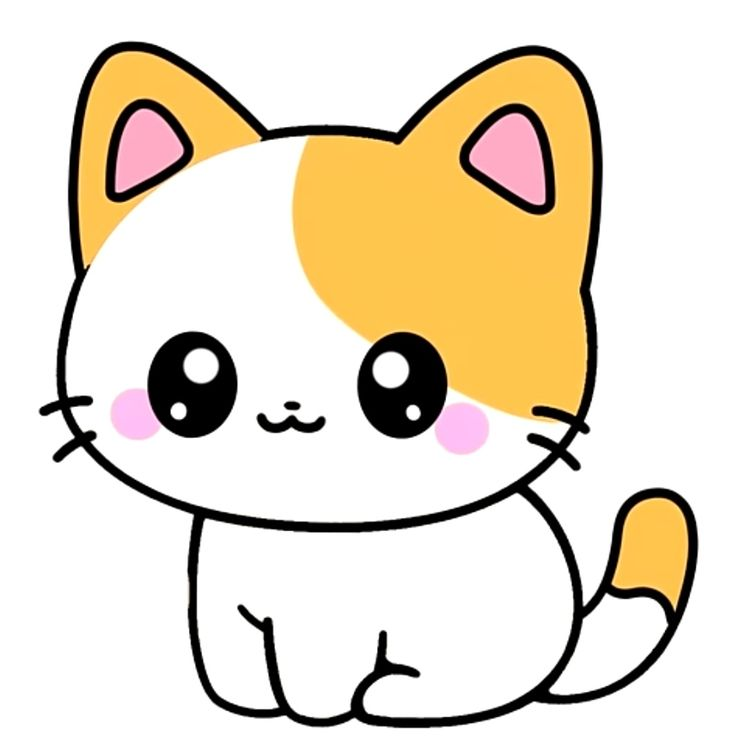
#> input picture images/test_image2.png, 735 x 745 px
$ python image_processor.py
#> lines starting #> are read from the running program, lines starting #| are printed output that depends on the picture; after the words box and inside, x2 and y2 are one past the last pixel; in counts of white or black regions, pixels touching at a corner belong together
import cv2
import numpy as np
import os
import colorama
from colorama import Fore, Style

def generate_sketch_contours(image_path, status_callback=None):

#> called with image_path = 'images/test_image2.png'
    def log_status(message):
        """Helper to print to console AND send to GUI if available"""
        print(message)
        if status_callback:
            status_callback(message)

    log_status(f"{Fore.CYAN}Processing image: {image_path}")
    if not os.path.exists(image_path):
        log_status(f"{Fore.RED}Error: Image '{image_path}' not found.")
        return None, None, None

    image = cv2.imread(image_path)
#> image is the input picture: shape (745, 735, 3); mean B, G, R 201.2, 219.3, 230.1
    if image is None:
        log_status(f"{Fore.RED}Error: Failed to load image.")
        return None, None, None

    img_height, img_width, _ = image.shape
#> img_height = 745; img_width = 735
    img_info = {
        "height": img_height,
        "width": img_width,
        "center_x": img_width / 2.0,
        "center_y": img_height / 2.0,
    }

    gray_image = cv2.cvtColor(image, cv2.COLOR_BGR2GRAY)
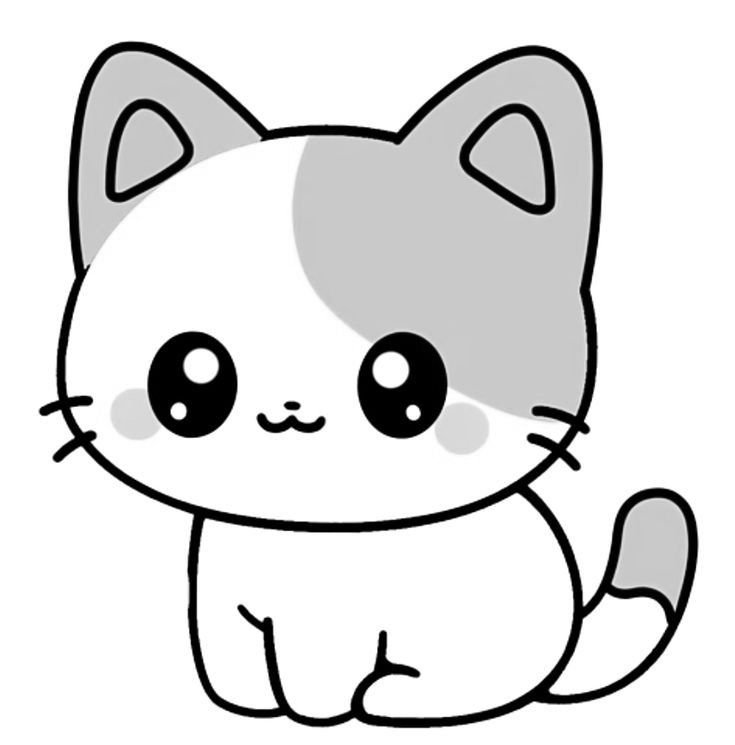
#> gray_image: shape (745, 735); min 0, max 255, mean 220.5

    blurred_image = cv2.GaussianBlur(gray_image, (5, 5), 0)

    v = np.median(blurred_image)
#> v = 255
    sigma = 0.33
    lower_thresh = int(max(0, (1.0 - sigma) * v))
#> lower_thresh = 170
    upper_thresh = int(min(255, (1.0 + sigma) * v))
#> upper_thresh = 255

    edges = cv2.Canny(blurred_image, lower_thresh, upper_thresh)
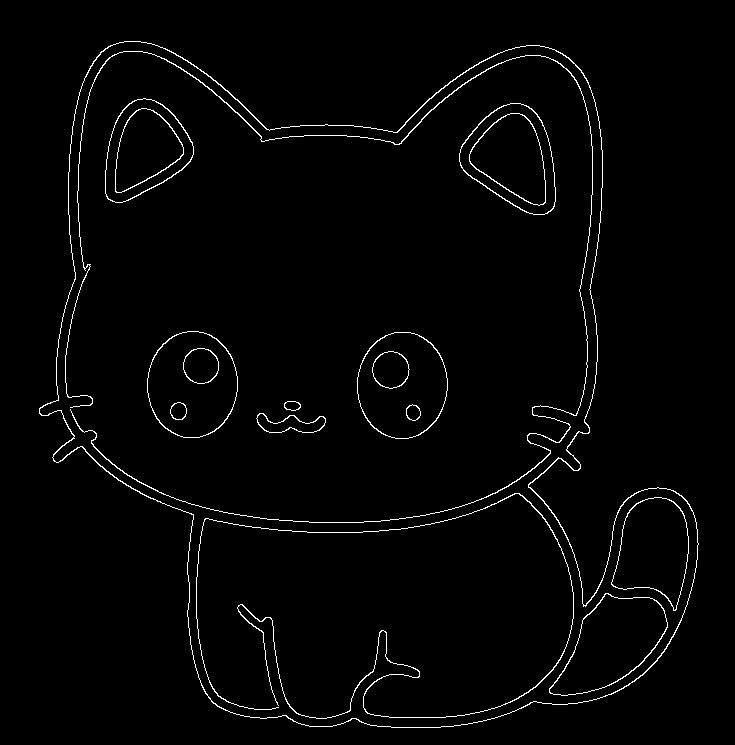
#> edges: shape (745, 735); 1.9% white in thin lines or dots, all inside (x1, y1, x2, y2) = (39, 41, 699, 728)

    contours, _ = cv2.findContours(edges, cv2.RETR_LIST, cv2.CHAIN_APPROX_NONE)
#> contours = 32 contours; largest, box (x1, y1, x2, y2) and area: (39, 41, 699, 728) 315443, (39, 41, 699, 728) 314862, (357, 332, 448, 439) 7556, (147, 331, 238, 438) 7554, (357, 332, 448, 439) 7474

    if contours:
        log_status(f"{Fore.GREEN}  -> Found {len(contours)} sketch contours (including details).")
    else:
        log_status(f"{Fore.YELLOW}  -> No contours found for the sketch.")

    return contours, img_info, image

if __name__ == "__main__":

    colorama.init(autoreset=True)

    DEFAULT_INPUT_IMAGE = "images/test_image2.png"
    DEFAULT_OUTPUT_IMAGE = "sketch.png"

    print(f"{Fore.CYAN}{Style.BRIGHT}--- Running standalone image processing test (Canny Edge Sketch) ---")

    contours, img_info, _ = generate_sketch_contours(DEFAULT_INPUT_IMAGE)
#> img_info = {'height': 745, 'width': 735, 'center_x': 367.5, 'center_y': 372.5}

    if contours and img_info:
        canvas = np.ones((img_info["height"], img_info["width"], 3), dtype=np.uint8) * 255
        print(f"{Fore.YELLOW}Rendering preview...")

        cv2.drawContours(canvas, contours, -1, (0, 0, 0), 1)

        cv2.imwrite(DEFAULT_OUTPUT_IMAGE, canvas)
        print(f"{Fore.GREEN}{Style.BRIGHT}Successfully created sketch preview: '{DEFAULT_OUTPUT_IMAGE}' (Total {len(contours)} contours)")
#| Successfully created sketch preview: 'sketch.png' (Total 32 contours)
    else:
        print(f"{Fore.RED}Failed to process image.")

$ run again, with images/test_image1.png copied over images/test_image2.png
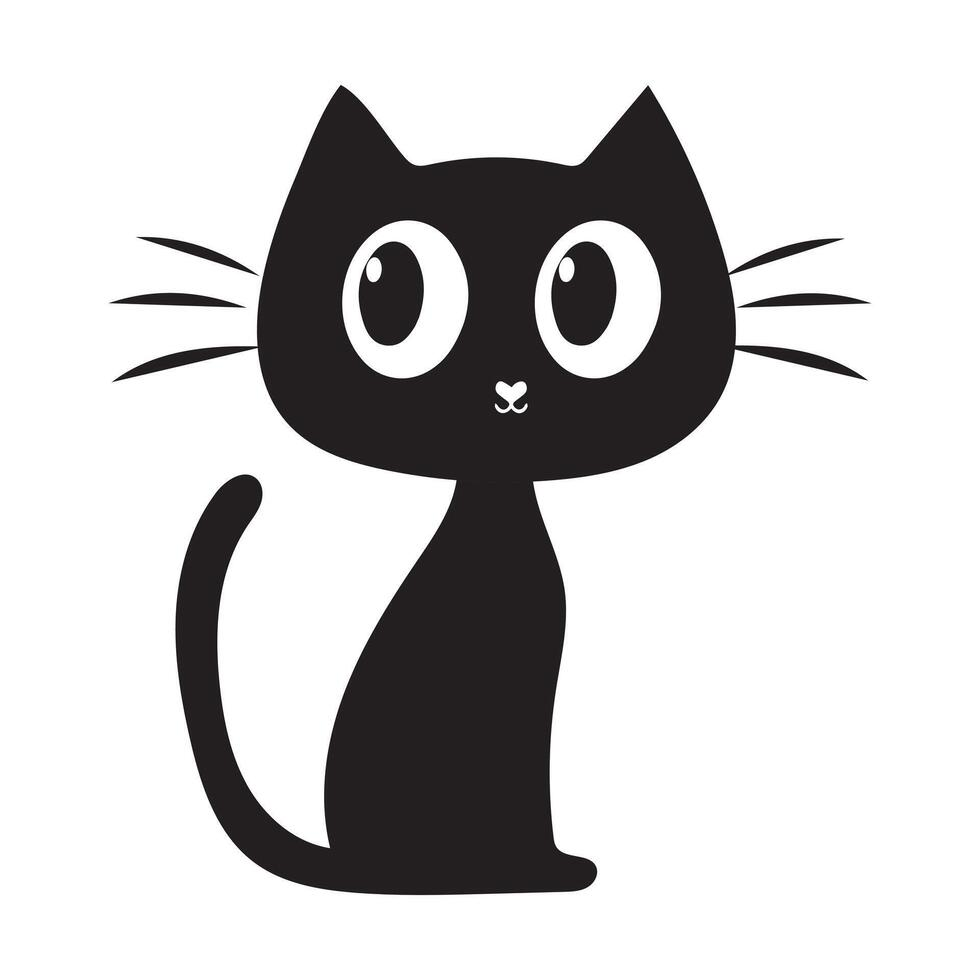
#> input picture images/test_image1.png, 980 x 980 px
#> in generate_sketch_contours, image is the input picture: shape (980, 980, 3); mean B, G, R 201.9, 201.6, 202.6
#> v = 255
#> lower_thresh = 170
#> upper_thresh = 255
#> in generate_sketch_contours, `edges = cv2.Canny(blurred_image, lower_thresh, upper_thresh)`:
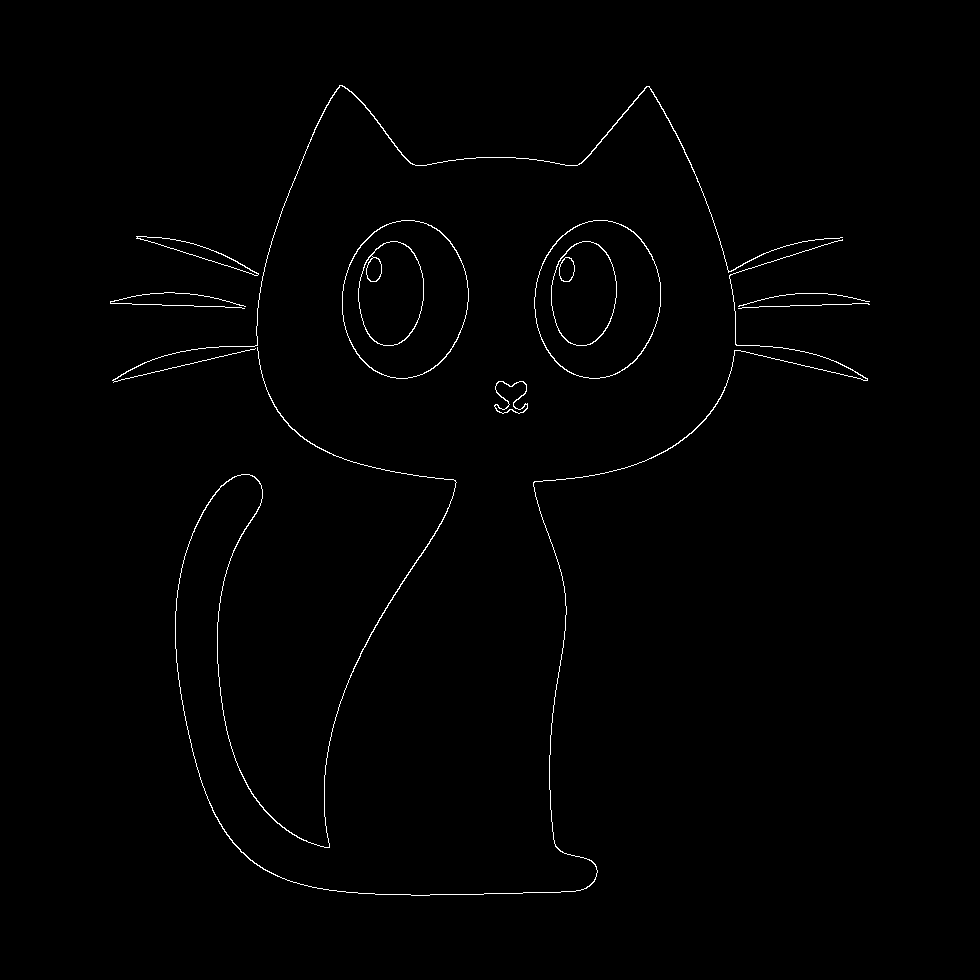
#> edges: shape (980, 980); 0.79% white in thin lines or dots, all inside (x1, y1, x2, y2) = (110, 85, 870, 896)
#> in generate_sketch_contours, `contours, _ = cv2.findContours(edges, cv2.RETR_LIST, cv2.CHAIN_APPROX_..`: contours = 20 contours, 3 with area under 20; largest, box (x1, y1, x2, y2) and area: (534, 220, 661, 379) 15616, (342, 220, 469, 379) 15605, (534, 220, 661, 379) 15500, (342, 220, 469, 379) 15486, (358, 241, 424, 346) 5346
#> `contours, img_info, _ = generate_sketch_contours(DEFAULT_INPUT_IMAGE)`: img_info = {'height': 980, 'width': 980, 'center_x': 490, 'center_y': 490}
#| Successfully created sketch preview: 'sketch.png' (Total 20 contours)
